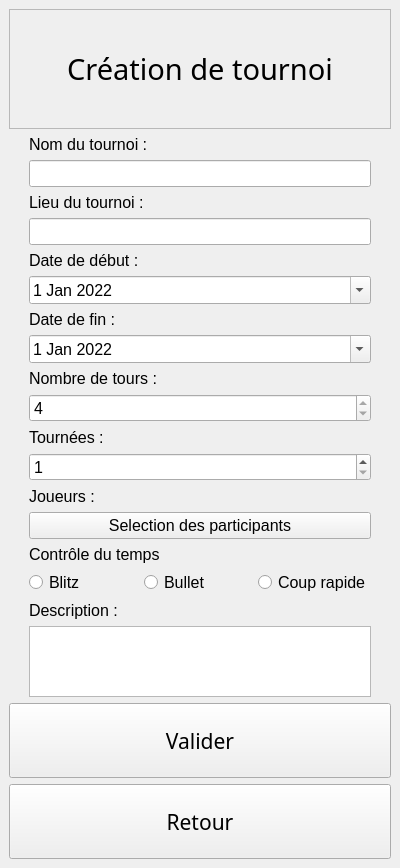
<?xml version="1.0" encoding="UTF-8"?>
<ui version="4.0">
 <class>MainWindow</class>
 <widget class="QMainWindow" name="MainWindow">
  <property name="geometry">
   <rect>
    <x>0</x>
    <y>0</y>
    <width>400</width>
    <height>868</height>
   </rect>
  </property>
  <property name="windowTitle">
   <string>MainWindow</string>
  </property>
  <widget class="QWidget" name="centralwidget">
   <layout class="QGridLayout" name="gridLayout">
    <item row="0" column="0">
     <layout class="QVBoxLayout" name="verticalLayout">
      <item>
       <widget class="QLabel" name="label">
        <property name="minimumSize">
         <size>
          <width>0</width>
          <height>120</height>
         </size>
        </property>
        <property name="font">
         <font>
          <family>Noto Sans</family>
          <pointsize>22</pointsize>
         </font>
        </property>
        <property name="frameShape">
         <enum>QFrame::StyledPanel</enum>
        </property>
        <property name="text">
         <string>Création de tournoi</string>
        </property>
        <property name="alignment">
         <set>Qt::AlignCenter</set>
        </property>
       </widget>
      </item>
      <item>
       <layout class="QFormLayout" name="formLayout">
        <property name="rowWrapPolicy">
         <enum>QFormLayout::WrapAllRows</enum>
        </property>
        <property name="leftMargin">
         <number>20</number>
        </property>
        <property name="topMargin">
         <number>0</number>
        </property>
        <property name="rightMargin">
         <number>20</number>
        </property>
        <property name="bottomMargin">
         <number>0</number>
        </property>
        <item row="1" column="0">
         <widget class="QLabel" name="label_2">
          <property name="font">
           <font>
            <pointsize>12</pointsize>
           </font>
          </property>
          <property name="text">
           <string>Nom du tournoi :</string>
          </property>
         </widget>
        </item>
        <item row="1" column="1">
         <widget class="QLineEdit" name="lineEdit_9">
          <property name="font">
           <font>
            <pointsize>12</pointsize>
           </font>
          </property>
         </widget>
        </item>
        <item row="2" column="0">
         <widget class="QLabel" name="label_3">
          <property name="font">
           <font>
            <pointsize>12</pointsize>
           </font>
          </property>
          <property name="text">
           <string>Lieu du tournoi :</string>
          </property>
         </widget>
        </item>
        <item row="2" column="1">
         <widget class="QLineEdit" name="lineEdit_8">
          <property name="font">
           <font>
            <pointsize>12</pointsize>
           </font>
          </property>
         </widget>
        </item>
        <item row="3" column="0">
         <widget class="QLabel" name="label_4">
          <property name="font">
           <font>
            <pointsize>12</pointsize>
           </font>
          </property>
          <property name="text">
           <string>Date de début :</string>
          </property>
         </widget>
        </item>
        <item row="3" column="1">
         <widget class="QDateEdit" name="dateEdit">
          <property name="font">
           <font>
            <pointsize>12</pointsize>
           </font>
          </property>
          <property name="dateTime">
           <datetime>
            <hour>0</hour>
            <minute>0</minute>
            <second>0</second>
            <year>2022</year>
            <month>1</month>
            <day>1</day>
           </datetime>
          </property>
          <property name="calendarPopup">
           <bool>true</bool>
          </property>
         </widget>
        </item>
        <item row="4" column="0">
         <widget class="QLabel" name="label_5">
          <property name="font">
           <font>
            <pointsize>12</pointsize>
           </font>
          </property>
          <property name="text">
           <string>Date de fin :</string>
          </property>
         </widget>
        </item>
        <item row="4" column="1">
         <widget class="QDateEdit" name="dateEdit_2">
          <property name="font">
           <font>
            <pointsize>12</pointsize>
           </font>
          </property>
          <property name="dateTime">
           <datetime>
            <hour>0</hour>
            <minute>0</minute>
            <second>0</second>
            <year>2022</year>
            <month>1</month>
            <day>1</day>
           </datetime>
          </property>
          <property name="calendarPopup">
           <bool>true</bool>
          </property>
         </widget>
        </item>
        <item row="5" column="0">
         <widget class="QLabel" name="label_6">
          <property name="font">
           <font>
            <pointsize>12</pointsize>
           </font>
          </property>
          <property name="text">
           <string>Nombre de tours :</string>
          </property>
         </widget>
        </item>
        <item row="5" column="1">
         <widget class="QSpinBox" name="spinBox">
          <property name="font">
           <font>
            <pointsize>12</pointsize>
           </font>
          </property>
          <property name="wrapping">
           <bool>false</bool>
          </property>
          <property name="frame">
           <bool>true</bool>
          </property>
          <property name="readOnly">
           <bool>false</bool>
          </property>
          <property name="minimum">
           <number>4</number>
          </property>
          <property name="maximum">
           <number>4</number>
          </property>
          <property name="value">
           <number>4</number>
          </property>
         </widget>
        </item>
        <item row="6" column="0">
         <widget class="QLabel" name="label_7">
          <property name="font">
           <font>
            <pointsize>12</pointsize>
           </font>
          </property>
          <property name="text">
           <string>Tournées :</string>
          </property>
         </widget>
        </item>
        <item row="6" column="1">
         <widget class="QSpinBox" name="spinBox_2">
          <property name="font">
           <font>
            <pointsize>12</pointsize>
           </font>
          </property>
          <property name="minimum">
           <number>1</number>
          </property>
          <property name="maximum">
           <number>20</number>
          </property>
         </widget>
        </item>
        <item row="7" column="0">
         <widget class="QLabel" name="label_8">
          <property name="font">
           <font>
            <pointsize>12</pointsize>
           </font>
          </property>
          <property name="text">
           <string>Joueurs :</string>
          </property>
         </widget>
        </item>
        <item row="7" column="1">
         <widget class="QPushButton" name="pushButton">
          <property name="font">
           <font>
            <pointsize>12</pointsize>
           </font>
          </property>
          <property name="text">
           <string>Selection des participants</string>
          </property>
         </widget>
        </item>
        <item row="8" column="0">
         <widget class="QLabel" name="label_9">
          <property name="font">
           <font>
            <pointsize>12</pointsize>
           </font>
          </property>
          <property name="text">
           <string>Contrôle du temps</string>
          </property>
         </widget>
        </item>
        <item row="8" column="1">
         <layout class="QHBoxLayout" name="horizontalLayout">
          <item>
           <widget class="QRadioButton" name="radioButton_2">
            <property name="font">
             <font>
              <pointsize>12</pointsize>
             </font>
            </property>
            <property name="text">
             <string>Blitz</string>
            </property>
           </widget>
          </item>
          <item>
           <widget class="QRadioButton" name="radioButton">
            <property name="font">
             <font>
              <pointsize>12</pointsize>
             </font>
            </property>
            <property name="text">
             <string>Bullet</string>
            </property>
           </widget>
          </item>
          <item>
           <widget class="QRadioButton" name="radioButton_3">
            <property name="font">
             <font>
              <pointsize>12</pointsize>
             </font>
            </property>
            <property name="text">
             <string>Coup rapide</string>
            </property>
           </widget>
          </item>
         </layout>
        </item>
        <item row="9" column="0">
         <widget class="QLabel" name="label_10">
          <property name="font">
           <font>
            <pointsize>12</pointsize>
           </font>
          </property>
          <property name="text">
           <string>Description :</string>
          </property>
         </widget>
        </item>
        <item row="9" column="1">
         <widget class="QTextEdit" name="textEdit">
          <property name="font">
           <font>
            <pointsize>12</pointsize>
           </font>
          </property>
         </widget>
        </item>
       </layout>
      </item>
      <item>
       <widget class="QPushButton" name="pushButton_2">
        <property name="sizePolicy">
         <sizepolicy hsizetype="Minimum" vsizetype="Minimum">
          <horstretch>0</horstretch>
          <verstretch>0</verstretch>
         </sizepolicy>
        </property>
        <property name="minimumSize">
         <size>
          <width>0</width>
          <height>75</height>
         </size>
        </property>
        <property name="font">
         <font>
          <family>Noto Sans Light</family>
          <pointsize>16</pointsize>
         </font>
        </property>
        <property name="text">
         <string>Valider</string>
        </property>
       </widget>
      </item>
      <item>
       <widget class="QPushButton" name="pushButton_3">
        <property name="minimumSize">
         <size>
          <width>0</width>
          <height>75</height>
         </size>
        </property>
        <property name="font">
         <font>
          <family>Noto Sans Light</family>
          <pointsize>16</pointsize>
         </font>
        </property>
        <property name="text">
         <string>Retour</string>
        </property>
       </widget>
      </item>
     </layout>
    </item>
   </layout>
  </widget>
 </widget>
 <resources/>
 <connections/>
</ui>
